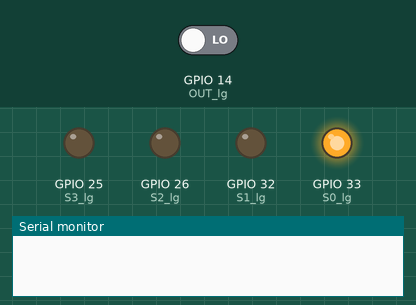
Bench run of a sketch on a simulated ESP32. Shown: output pins drawn as LEDs (lit = HIGH), the last lines printed to the serial monitor. The test bench sets the inputs (shaded band); at power-on: GPIO 14 (OUT_lg) LOW.

Above: at 0.5 s.
At 1.5 s:
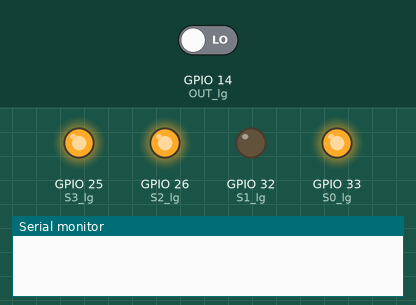
At 6.3 s:
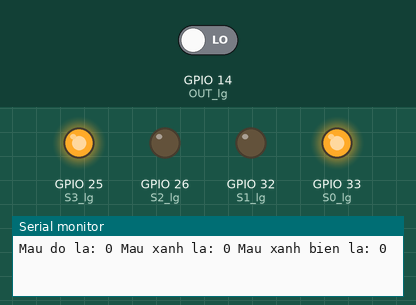
Timing chart, 0 to 8.1 s (numbered marks = the images above):
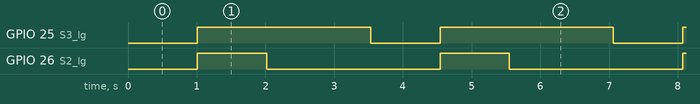

The sketch:

Test_cambienmauTCS3200.ino
```cpp
#define OUT_lg 14
#define S3_lg 25
#define S2_lg 26
#define S1_lg 32
#define S0_lg 33

int redvalue = 0;
int bluevalue = 0;
int greenvalue = 0;

void setup() {
  // put your setup code here, to run once:
  Serial.begin(115200);
  pinMode(OUT_lg, INPUT);
  pinMode(S3_lg, OUTPUT);
  pinMode(S2_lg, OUTPUT);
  pinMode(S1_lg, OUTPUT);
  pinMode(S0_lg, OUTPUT);

  digitalWrite(S0_lg, HIGH);  // luôn set là High và Low để có mức 20% (tỷ lệ tần số)
  digitalWrite(S1_lg, LOW);

}

void loop() {
  // put your main code here, to run repeatedly:
  // đo tần số màu đỏ
  digitalWrite(S2_lg, LOW);
  digitalWrite(S3_lg, LOW);
  redvalue = pulseIn(OUT_lg, LOW);
  delay(10);

  // đo tần só màu xanh lá
  digitalWrite(S2_lg, HIGH);
  digitalWrite(S3_lg, HIGH);
  greenvalue = pulseIn(OUT_lg, LOW);
  delay(10);

  // đo tần số màu xanh biển
  digitalWrite(S2_lg, LOW);
  digitalWrite(S3_lg, HIGH);
  bluevalue = pulseIn(OUT_lg, LOW);
  delay(10);

  Serial.print("Mau do la: ");
  Serial.print(redvalue);
  Serial.print(" Mau xanh la: ");
  Serial.print(greenvalue);
  Serial.print(" Mau xanh bien la: ");
  Serial.println(bluevalue);

  delay(500);

  //// đo khoảng cách cố định + code conditions print màu phía sau là được
}
```

Measured:
- by itself, GPIO 25 (S3_lg): alternates HIGH for 2.5 s and LOW for 1.0 s
- by itself, GPIO 26 (S2_lg): alternates HIGH for 1.0 s and LOW for 2.5 s
- by itself, everything shown: repeats every 3.5 s, in 3 steps
